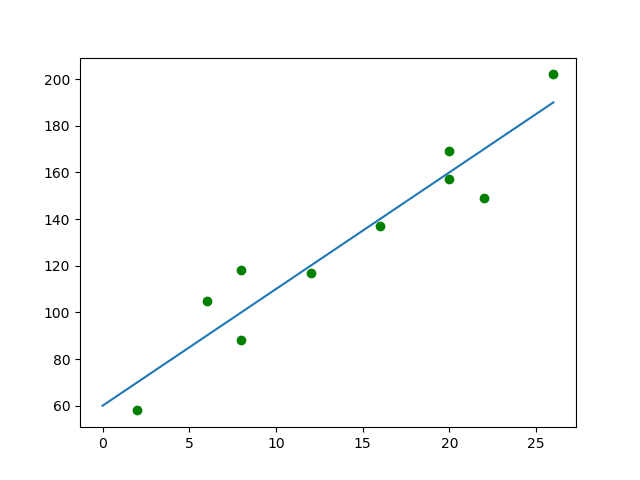

Source code (Python):
# http://www.cse.net.vn/python/plot.html#1
# pip install matplotlib
# note run as admin
import matplotlib.pyplot as plt

x = [2, 6, 8, 8, 12, 16, 20, 20, 22, 26]
y = [58, 105, 88, 118, 117, 137, 157, 169, 149, 202]
x1 = [0, 26]
y1 = [60, 190]
plt.scatter(x, y, color='g')
plt.plot(x1, y1)
plt.show()
